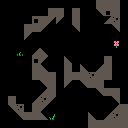

Rendered tile map (Tiled .tmx) drawn with the repository's tilesets; below, a short description and the full map source, tile grids included:
An orthogonal 16x16 tile map with 8x8 px tiles, 1 tile layer (Tile Layer 1).

<map version="1.8" tiledversion="1.8.2" orientation="orthogonal" renderorder="right-down" width="16" height="16" tilewidth="8" tileheight="8" infinite="0" nextlayerid="2" nextobjectid="1">
 <tileset firstgid="1" source="../tileset 1.tsx" />
 <layer id="1" name="Tile Layer 1" width="16" height="16">
  <data encoding="csv">
0,0,0,0,0,0,0,0,0,0,0,0,72,72,72,0,
0,0,0,0,0,0,72,72,0,72,0,0,56,89,72,0,
0,0,0,0,89,72,57,57,0,72,0,0,0,40,73,0,
0,0,0,72,72,57,0,0,0,56,0,0,0,0,56,0,
0,0,0,57,0,0,0,0,0,0,0,0,0,0,0,0,
0,0,0,0,0,0,0,0,0,0,0,0,0,0,1,0,
0,0,3,0,40,41,0,0,0,0,0,0,0,0,0,0,
0,0,0,0,89,57,0,0,41,0,0,0,0,72,0,0,
0,0,0,0,72,41,0,0,72,0,41,0,40,72,0,0,
0,0,0,0,72,72,72,0,72,72,72,73,72,72,0,0,
0,0,0,0,0,56,72,0,57,0,56,72,72,0,0,0,
0,0,0,0,0,40,72,0,0,0,0,0,56,72,72,0,
0,72,0,0,40,73,57,0,0,0,0,0,0,0,56,0,
0,56,73,0,72,57,0,0,0,0,0,0,0,0,40,72,
0,0,56,72,72,41,2,0,0,0,0,41,0,40,73,72,
0,0,0,0,0,0,0,0,0,0,0,72,72,72,72,72
</data>
 </layer>
</map>
